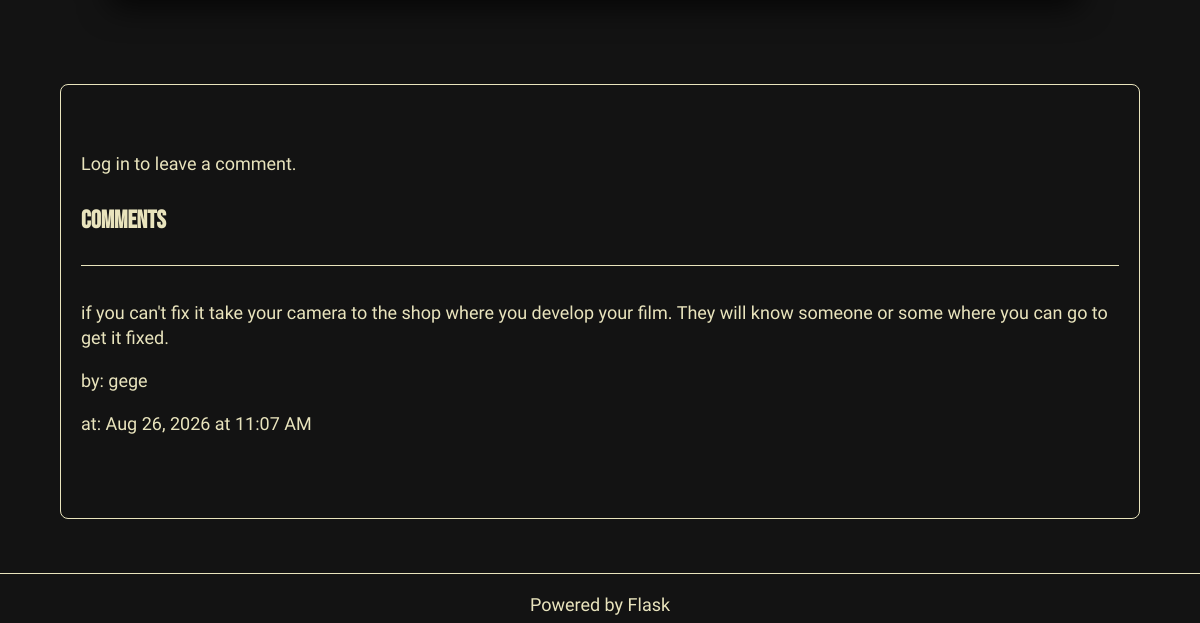
Page /cams/view/2 (lower part) on the earlier database version.
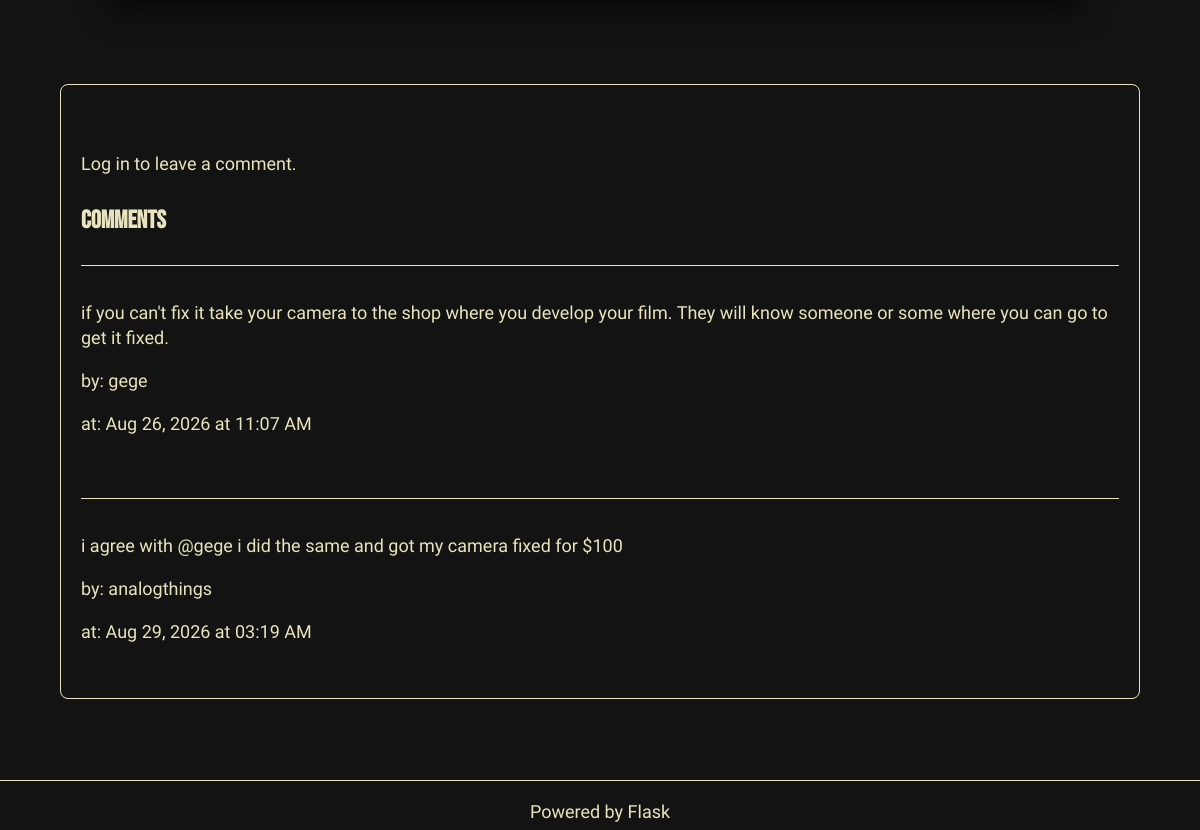
Same page on the later database version.
### tables this page shows
CREATE TABLE Comments (
    id INTEGER PRIMARY KEY,
    body TEXT NOT NULL,
    created  DATETIME NOT NULL,
    author_id INTEGER NOT NULL REFERENCES Accounts(id),
    cam_id INTEGER NOT NULL REFERENCES Cams(id)
);

CREATE TABLE Accounts (
    id INTEGER PRIMARY KEY AUTOINCREMENT,
    username TEXT NOT NULL UNIQUE,
    email TEXT NOT NULL UNIQUE,
    password TEXT NOT NULL
);

### filmcam/cams/routes.py (the view, shortened to what this page needs)
@blueprint.route("/view/<int:cam_id>", methods=["GET", "POST"])
def view(cam_id):
    cams = CamModel(db.get_connection())
    comments_model = CommentModel(db.get_connection())
    cam = cams.get_with_author(cam_id)
    if cam is None:
        flash("Cam Post not found.")
        return redirect(url_for("cams.index"))
    comments = comments_model.for_cam(cam_id)
    return render_template("cams/view.jinja", cam=cam, comments=comments)

### filmcam/cams/models.py (called while the page is built)
    def get_with_author(self, cam_id: int) -> Cam | None:
        row = self.db.execute(
            """
            SELECT
                c.id,
                c.title,
                c.content,
                c.img,
                c.category,
                c.author AS author_id,
                c.created,
                a.username AS author_username
            FROM Cams c
            JOIN Accounts a
                ON c.author = a.id
            WHERE c.id = ?
            """,
            (cam_id,)
        ).fetchone()
        if not row:
            return None
        return Cam(*row)

### filmcam/utils/db.py (called while the page is built)
def get_connection() -> Connection:
    if "db" not in g:
        g.db = connect(current_app.config["DATABASE_PATH"])
    return g.db

def close_connection(_e: BaseException | None = None) -> None:
    db = g.pop("db", None)
    if db is not None:
        db.close()

### filmcam/templates/cams/view.jinja (shortened to what this page needs)
{% extends "base.jinja" %}
{% block main %}
<br>
<br>
<div class="comments-section">
    <br>
    {% if session.get("account_id") %}
        <h3>Leave Your Comment</h3>
        <form method="POST">
            <label for="body">Add a comment</label>
            <textarea
                name="body"
                id="body"
                maxlength="10000"
                required
            ></textarea>
            <button type="submit">Add Comment</button>
        </form>
        <br>
    {% else %}
        <p>
            Log in to leave a comment.
        </p>
    {% endif  %}
    <div class="comment-section">
        <h3>Comments</h3>
        {% if comments %}
            {% for comment in comments %}
                <article class="comment">
                    <div class="comment-body">
                        <p>{{ comment.body }}</p>
                        <p>by: {{ comment.author_username }}</p>
                        <p>at: {{ comment.created }}</p>
                    </div>
                    </div>
                <br>
            {% endfor %}
        {% else %}
            <br>
            <p>There are no comments on this post</p>
            <br>
        {% endif %}
    </div>
{% endblock %}

Differences in the rows shown:
added Comments: body "i agree with @gege i did the same and got my camera fixed for $100", author_username "analogthings", created "Aug 29, 2026 at 03:19 AM"
